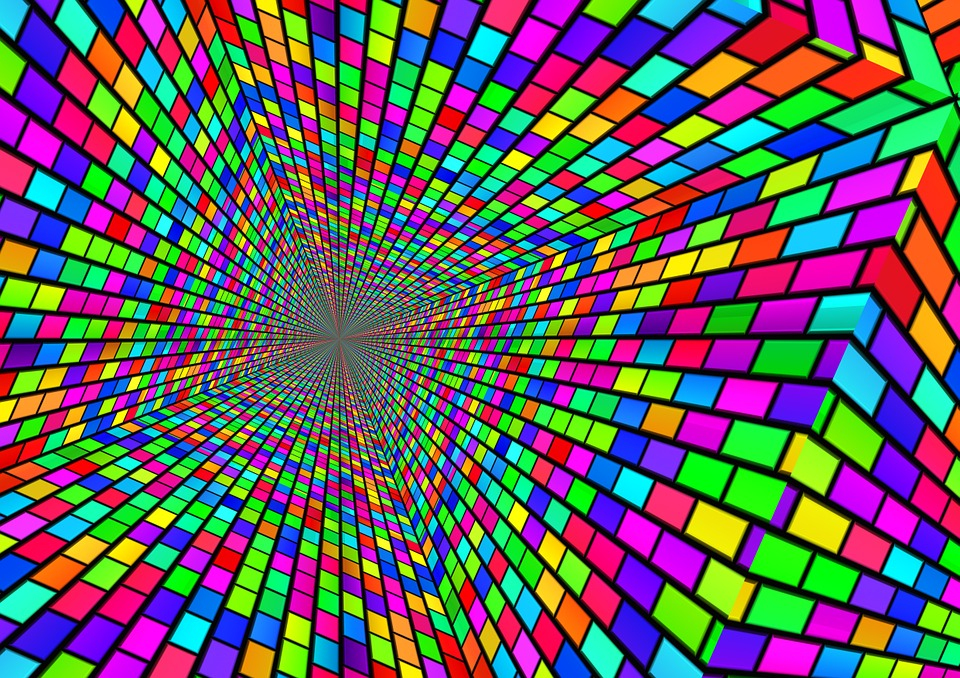
#> input picture vision commande/TD4/R.jpg, 960 x 678 px
$ python TP4.1.py   (older library calls are emulated)
#> lines starting #> are read from the running program, lines starting #| are printed output that depends on the picture; after the words box and inside, x2 and y2 are one past the last pixel; in counts of white or black regions, pixels touching at a corner belong together
#> further down, img is the input picture: shape (678, 960, 3); mean B, G, R 97.9, 94.3, 100.3
import cv2
import numpy as np
liste = []

def mask_func(color,c_min,c_max,image):
    mask = cv2.inRange(hsv,c_min,c_max)
    mask = cv2.erode(mask,None,iterations=1)
    mask = cv2.Canny(mask, 50, 100)
    mask = cv2.dilate(mask, None, iterations=1)
    ret, thresh = cv2.threshold(mask,0,255,cv2.THRESH_BINARY+cv2.THRESH_OTSU)
    #cv2.imshow('thresh', mask)
    output = cv2.connectedComponentsWithStats(thresh, 4, cv2.CV_32S)
    mask = cv2.bitwise_not(mask)
    image = cv2.bitwise_and(img, image, mask = mask)
    for i in range(output[0]-1):
        cv2.putText(image, color, (int(output[3][i+1][0])-15,int(output[3][i+1][1])), cv2.FONT_HERSHEY_SIMPLEX, 0.4, (255, 255, 255), 1, cv2.LINE_AA)
        l = []
        l.append(int(output[3][i+1][0]))
        l.append(int(output[3][i+1][1]))
        liste.append(l)
    return image


def getcontour(img):
    #remove background
    gray = cv2.cvtColor(img, cv2.COLOR_BGR2GRAY)
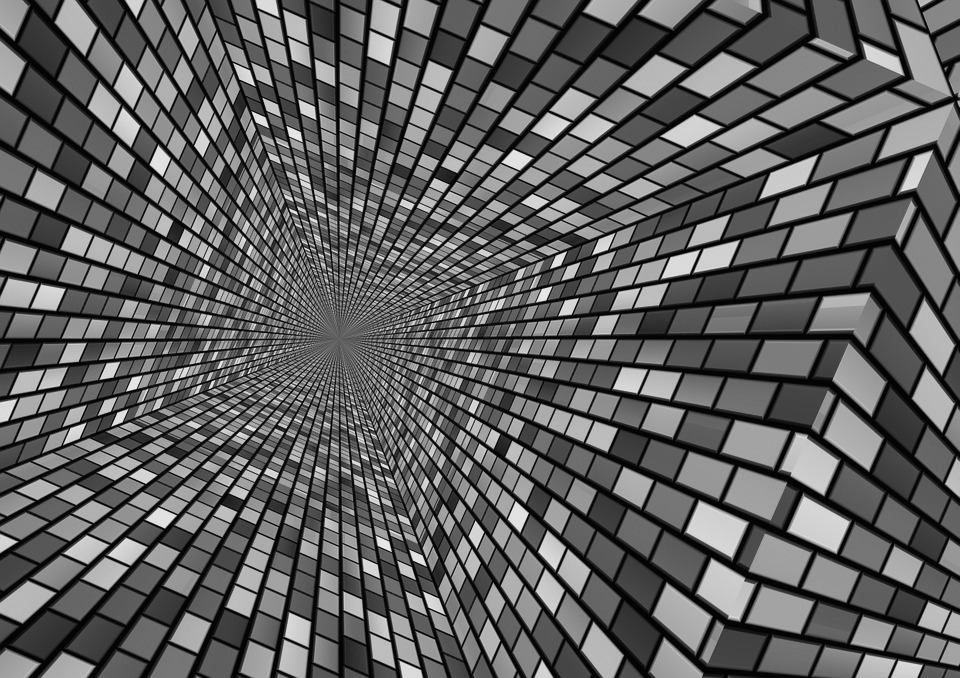
#> gray: shape (678, 960); min 0, max 238, mean 96.5
    blur = cv2.GaussianBlur(gray, (3,3), 0)
    thresh = cv2.threshold(blur, 220, 255, cv2.THRESH_BINARY_INV)[1]
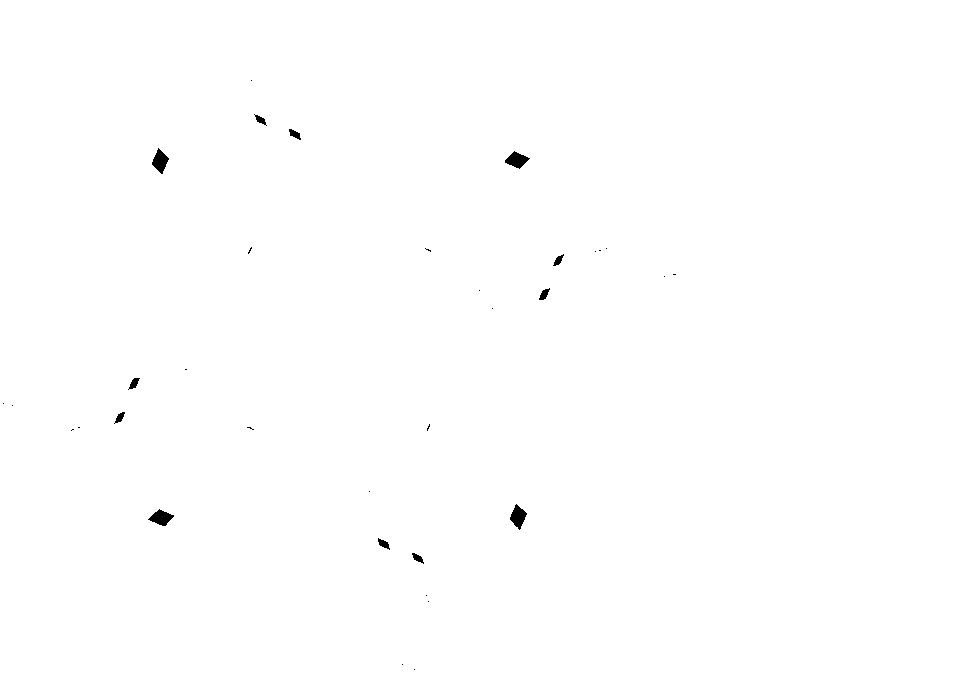
#> thresh: shape (678, 960); 99.8% white; 34 black regions (22 under 20 px)
    #get max areas with convexe hull
    contours, hierarchy = cv2.findContours(thresh, cv2.RETR_TREE, cv2.CHAIN_APPROX_NONE)
#> contours = 42 contours, 29 with area under 20; largest, box (x1, y1, x2, y2) and area: (0, 0, 960, 678) 649243, (147, 508, 175, 527) 270, (509, 503, 528, 531) 270, (151, 147, 170, 175) 270, (504, 150, 531, 170) 269
    hull = []
    areas=[cv2.contourArea(c) for c in contours]
#> areas = 42 values, max 649243 at index 0, min 2 at index 1, mean 15502.4
    hull.append(cv2.convexHull(contours[np.argmax(areas)], False))
    #clone on image
    filter_mask = np.zeros_like(img)
    cv2.drawContours(filter_mask, [hull[-1]], -1, (255,255,255), cv2.FILLED, 1)
#> filter_mask: shape (678, 960, 3); every value is 255
    cv2.drawContours(filter_mask, hull, 0, 0, 5, 8)
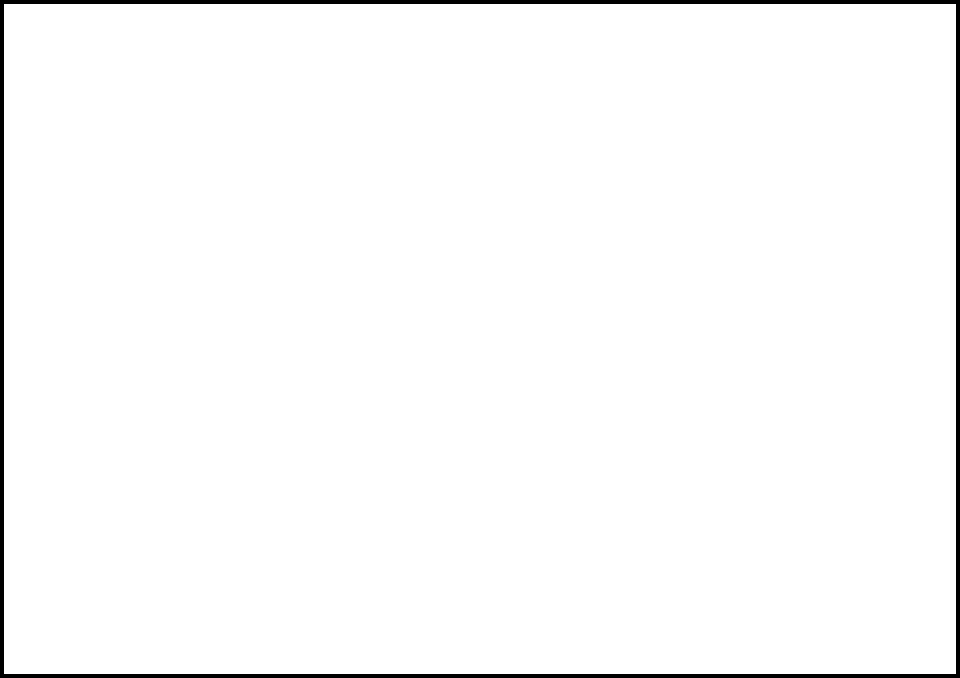
#> filter_mask: shape (678, 960, 3); 98% white; 1 black region, box (x1, y1, x2, y2) and area: (0, 0, 960, 678) 13040
    #copy and paste with the good image
    filtered=img.copy()
    filtered[filter_mask == 0] = 0
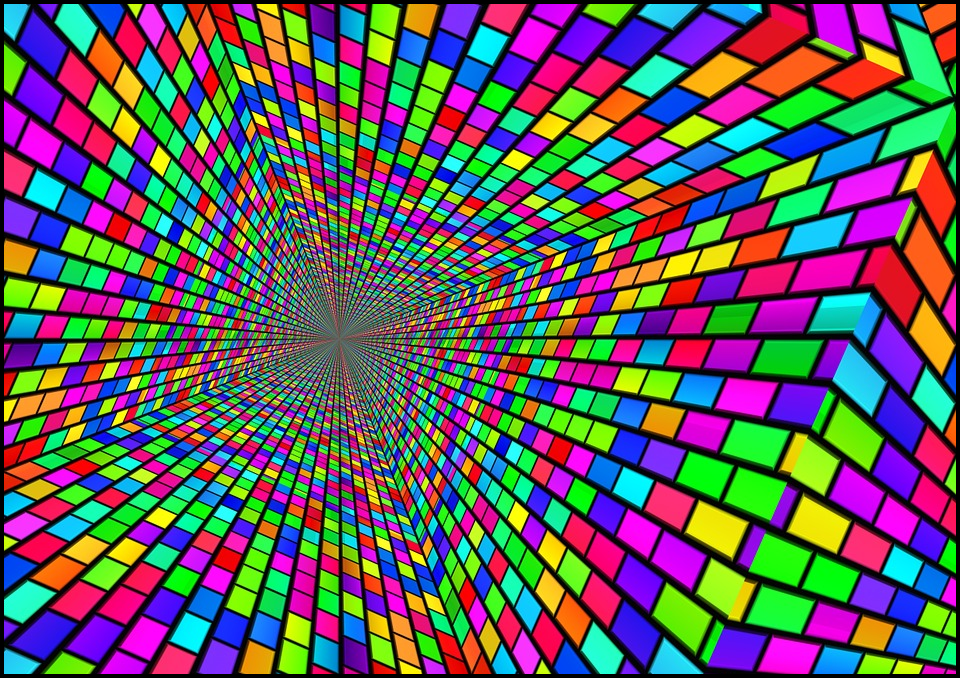
#> filtered: shape (678, 960, 3); 2% of pixels changed, all inside (x1, y1, x2, y2) = (0, 0, 960, 678)
    return filtered


img_name = 'R.jpg'
img = cv2.imread(img_name)
nouveau_cube = getcontour(img)

blurred = cv2.GaussianBlur(nouveau_cube,(11,11),0)
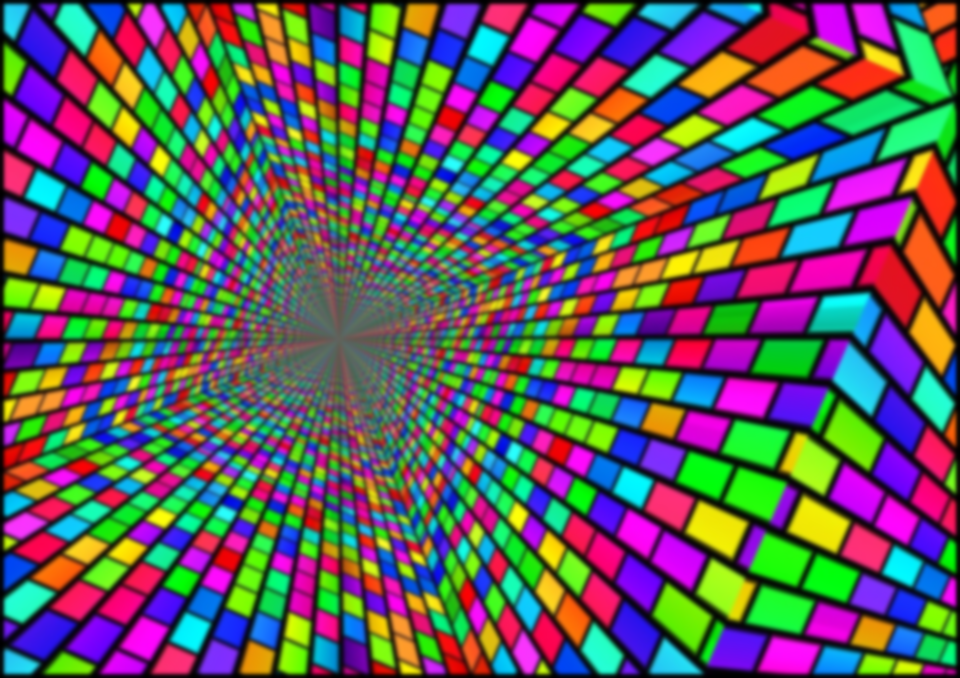
#> blurred: shape (678, 960, 3); mean B, G, R 95.9, 92.5, 98.2
hsv = cv2.cvtColor(blurred,cv2.COLOR_RGB2HSV)
#> hsv: shape (678, 960, 3); mean H, S, V 92.6, 212.5, 169

liste_couleur = [["Bleu",(164,0,0),(255,255,255)],["Vert",(44,0,0),(88,255,255)]]
for i in liste_couleur:
    img=mask_func(i[0],i[1],i[2],img)
#> this loop made 2 passes
#> ret in mask_func on passes 1 to 2: 0, 0
#> pass 1, in mask_func, `mask = cv2.dilate(mask, None, iterations=1)`:
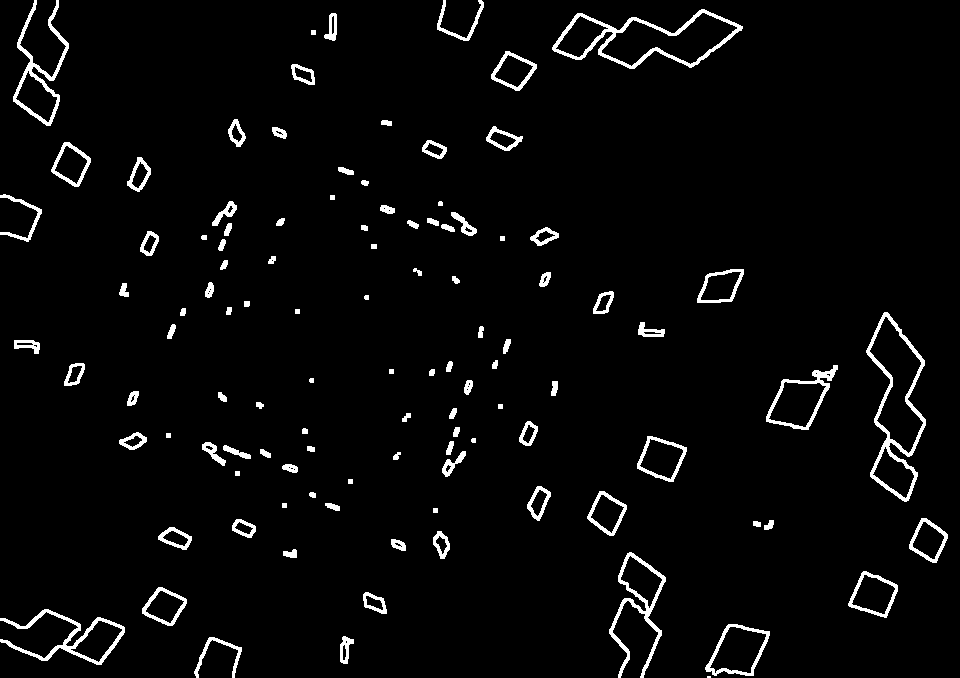
#> mask: shape (678, 960); 3.5% white; 109 white regions (1 under 20 px), largest, box (x1, y1, x2, y2) and area: (866, 312, 926, 502) 1875, (552, 9, 743, 69) 1867, (609, 552, 666, 678) 1288
#> after the loop:
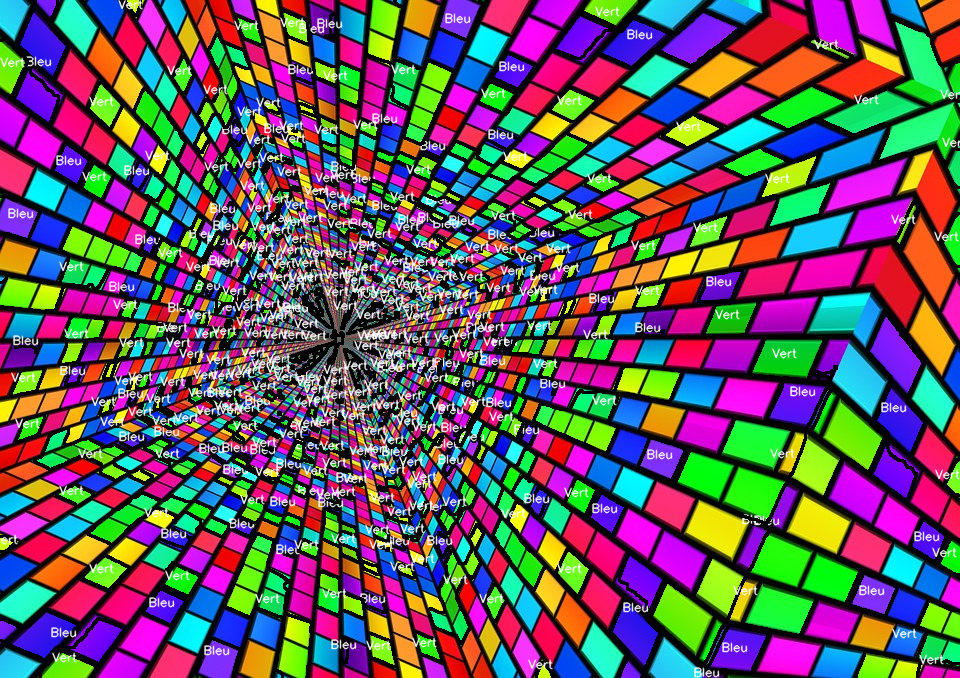
#> img: shape (678, 960, 3); mean B, G, R 96.6, 87.7, 100.5
cv2.imshow('Final', img)


#fin de programme
cv2.waitKey(0)
cv2.destroyAllWindows()

$ run again, with vision commande/TD4/crayons.jpg copied over vision commande/TD4/R.jpg
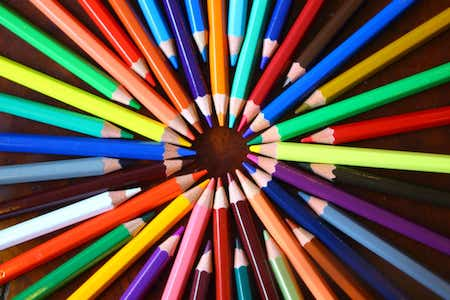
#> input picture vision commande/TD4/crayons.jpg, 450 x 300 px
#> img is the input picture: shape (300, 450, 3); mean B, G, R 74.6, 87.8, 105.8
#> in getcontour, `thresh = cv2.threshold(blur, 220, 255, cv2.THRESH_BINARY_INV)[1]`:
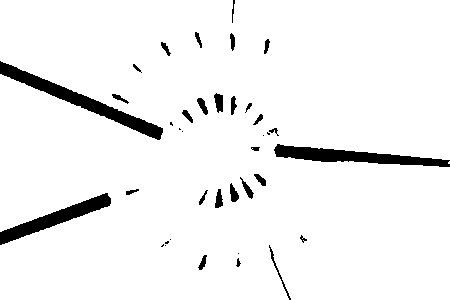
#> thresh: shape (300, 450); 94.9% white; 38 black regions (10 under 20 px)
#> contours = 38 contours, 14 with area under 20; largest, box (x1, y1, x2, y2) and area: (0, 0, 450, 300) 128214, (213, 92, 224, 114) 155, (229, 182, 240, 203) 127, (214, 188, 224, 209) 126, (239, 176, 255, 200) 120
#> areas = 38 values, max 128214.5 at index 1, min 1.5 at index 0, mean 3422.5
#> filtered: shape (300, 450, 3); 4.4% of pixels changed, all inside (x1, y1, x2, y2) = (0, 0, 450, 300)
#> hsv: shape (300, 450, 3); mean H, S, V 92.9, 172.1, 133.8
#> the loop `for i in liste_couleur:` made 2 passes
#> ret in mask_func on passes 1 to 2: 0, 0
#> after the loop `for i in liste_couleur:`:
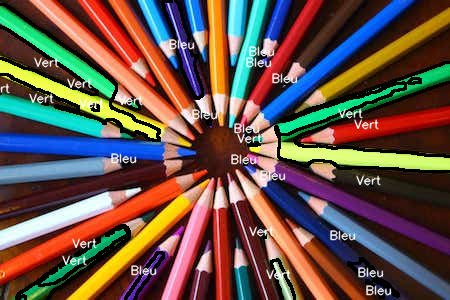
#> img: shape (300, 450, 3); mean B, G, R 72.6, 82.8, 103.3
